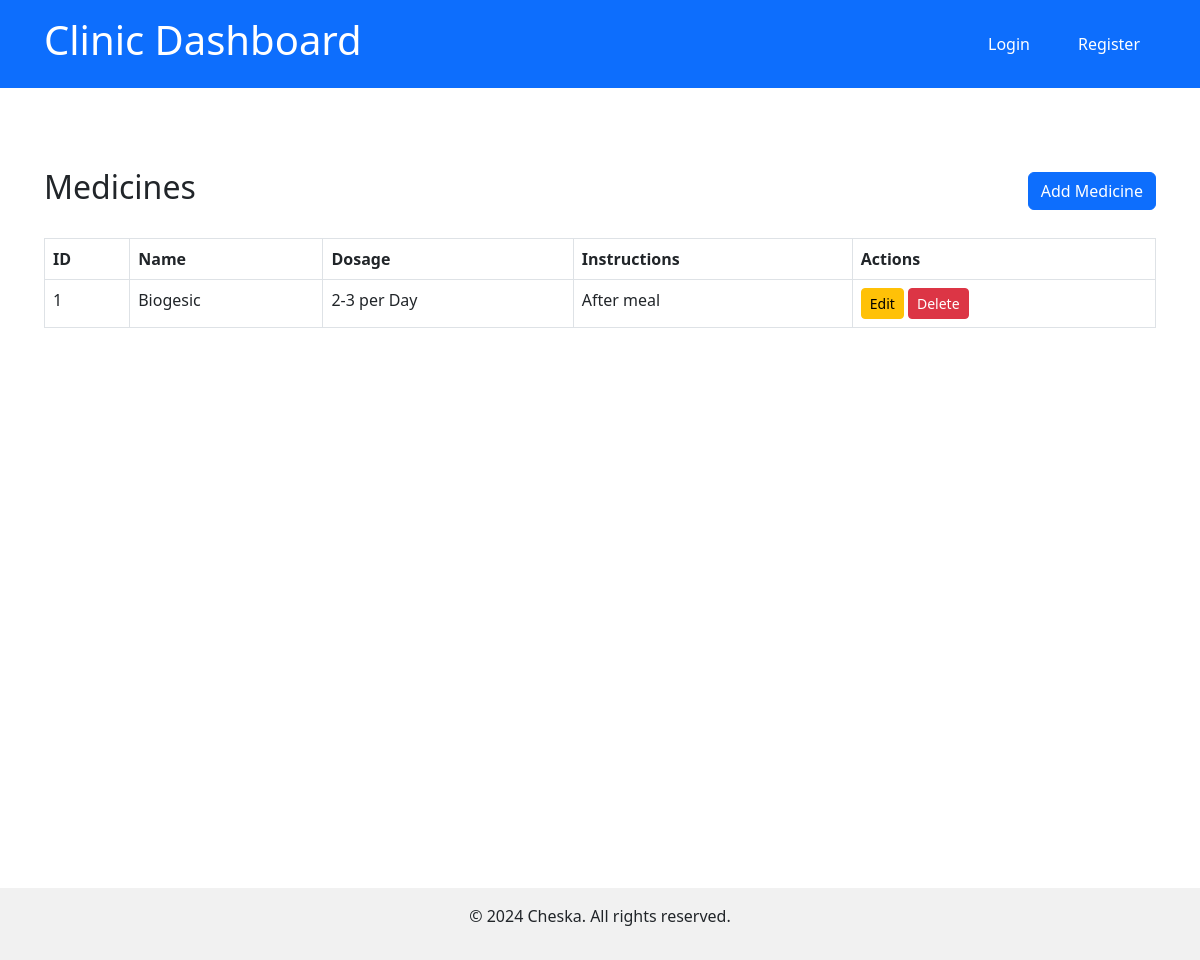
Screenshot of /medicines/ with the database file from the repository.
### clinicapp/models.py (models this page shows, shortened)
class Medicine(models.Model):
    medicine_id = models.AutoField(primary_key=True)
    name = models.CharField(max_length=255)
    dosage = models.CharField(max_length=255)  # Example: "500mg"
    instructions = models.TextField(null=True, blank=True)  # Example: "Take twice daily after meals"

### clinicapp/views.py (the view)
# urls.py: path('medicines/', views.medicine_list, name='medicine_list'),
def medicine_list(request):
    medicines = Medicine.objects.all()
    return render(request, 'medicines/medicine_list.html', {'medicines': medicines})

### templates/medicines/medicine_list.html (shortened to what this page needs)
{% extends 'base.html' %}
{% block content %}
<div class="container mt-5">
    <div class="d-flex justify-content-between align-items-center mb-4">
        <h2>Medicines</h2>
        <a href="{% url 'medicine_create' %}" class="btn btn-primary">Add Medicine</a>
    </div>
    <table class="table table-bordered">
        <thead>
            <tr>
                <th>ID</th>
                <th>Name</th>
                <th>Dosage</th>
                <th>Instructions</th>
                <th>Actions</th>
            </tr>
        </thead>
        <tbody>
            {% for medicine in medicines %}
            <tr>
                <td>{{ medicine.medicine_id }}</td>
                <td>{{ medicine.name }}</td>
                <td>{{ medicine.dosage }}</td>
                <td>{{ medicine.instructions }}</td>
                <td>
                    <a href="{% url 'medicine_update' medicine.pk %}" class="btn btn-sm btn-warning">Edit</a>
                    <a href="{% url 'medicine_delete' medicine.pk %}" class="btn btn-sm btn-danger">Delete</a>
                </td>
            </tr>
            {% endfor %}
        </tbody>
    </table>
</div>
{% endblock %}

### static/css/style.css (style rules this page uses)
body { font-family: Arial, sans-serif; margin: 0; padding: 0; box-sizing: border-box; }

### rows the page displays
Medicine: medicine_id "1", name "Biogesic", dosage "2-3 per Day", instructions "After meal"
